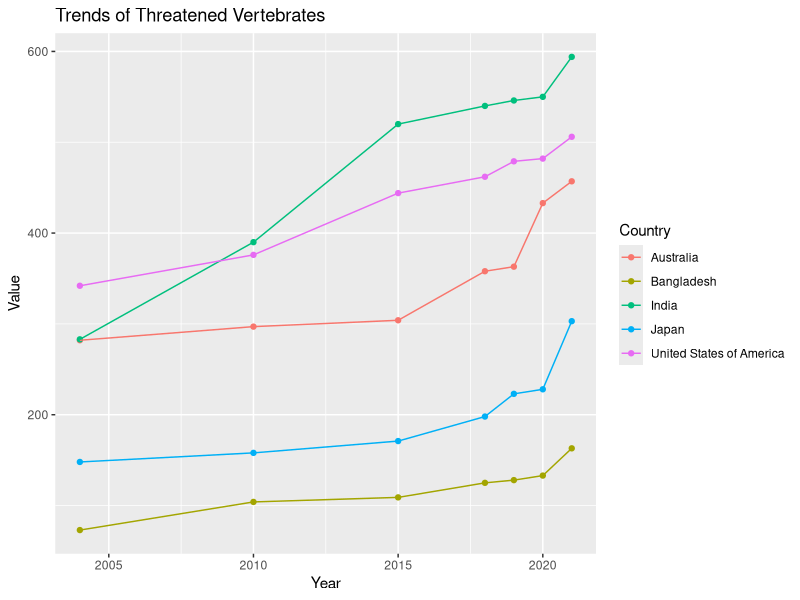
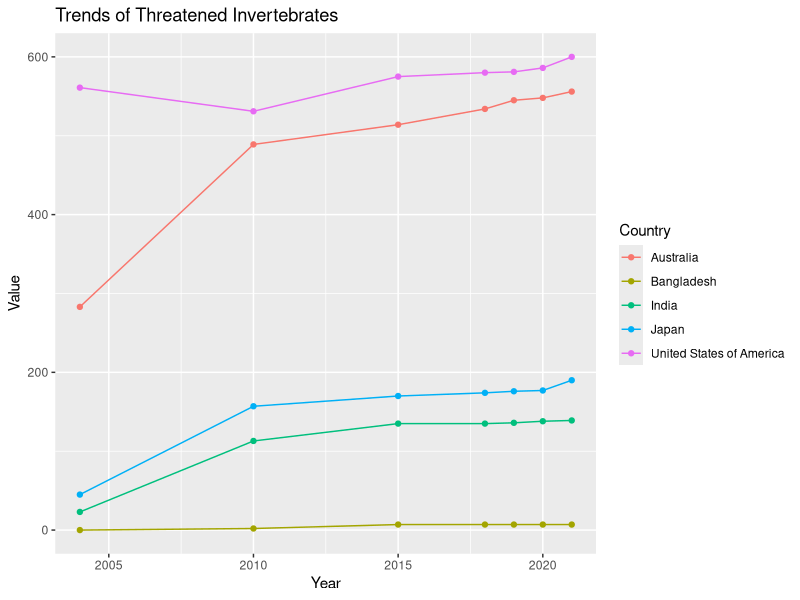
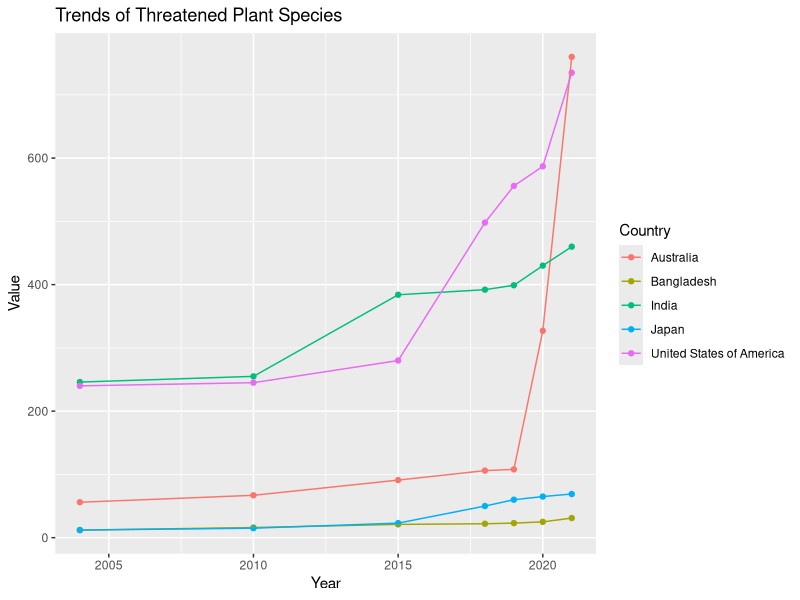
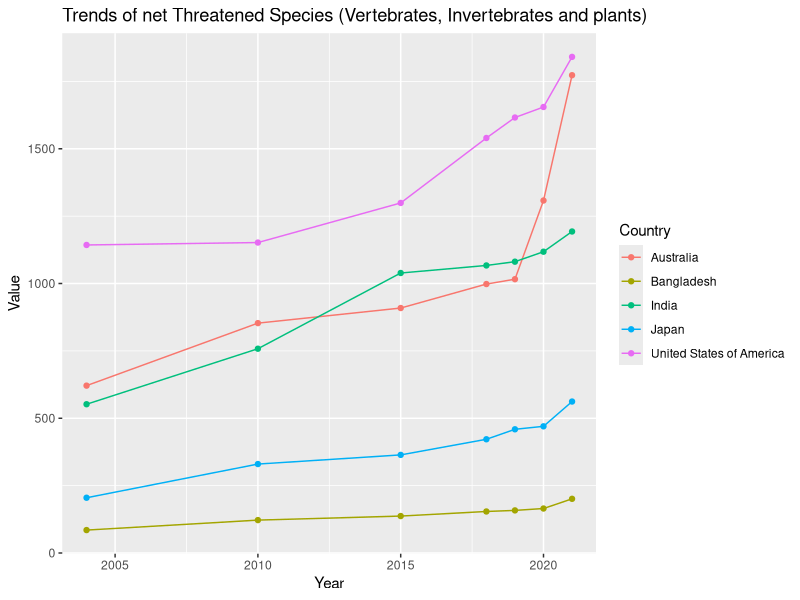
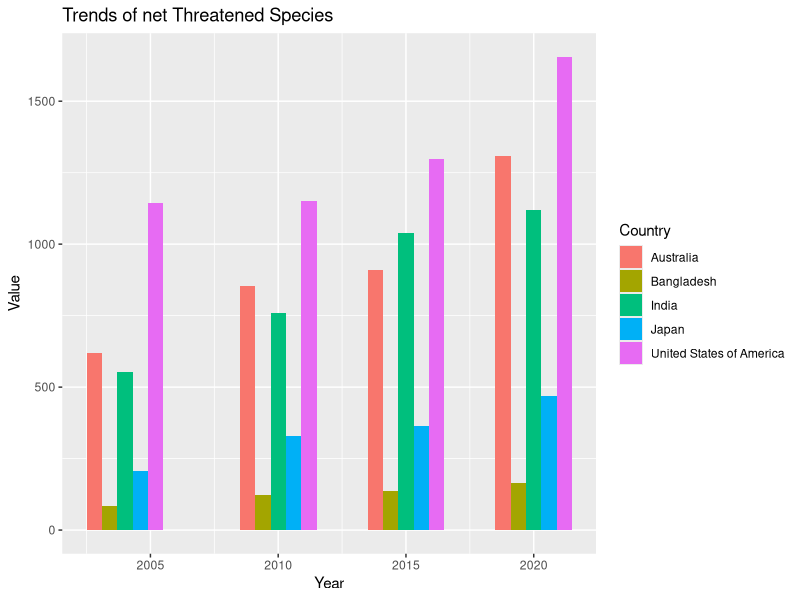

Write the R code that produced these figures, in order.
## ---- chunk 1
library(readr)
threatened_species <- read_csv("SYB64_313_202110_Threatened Species.csv")
View(threatened_species)

## ---- chunk 2
summary(threatened_species)    #For checking the number of columns and datatypes

## ---- chunk 3
species = data.frame(
  RN = threatened_species$T23, Country = threatened_species$`Threatened species`, Year = strtoi(threatened_species$...3), Type = threatened_species$...4, Value = strtoi(threatened_species$...5)
) 
species = species[2:6921,]   #the first row had miscellaneous values

species[species == "Threatened Species: Vertebrates (number)"] = "Vertebrates"
species[species == "Threatened Species: Invertebrates (number)"] = "Invertebrates"
species[species == "Threatened Species: Plants (number)"] = "Plants"
species[species == "Threatened Species: Total (number)"] = "Total"   #Renaming the long columns
View(species)
summary(species)
## ---- chunk 4
table(threatened_species$...7)
## ---- chunk 5
table(species$Year)
## ---- chunk 6
table(species$Type)
## ---- chunk 7
head(table(species$Country))

## ---- chunk 8
df_Vertebrates = species[(species$Country == "India" | species$Country == "Japan"| species$Country == "Australia"| species$Country == "United States of America"| species$Country == "Bangladesh") & species$Type == "Vertebrates",]

df_invertebrates = species[(species$Country == "India" | species$Country == "Japan"| species$Country == "Australia"| species$Country == "United States of America"| species$Country == "Bangladesh") & species$Type == "Invertebrates",]

df_plants = species[(species$Country == "India" | species$Country == "Japan"| species$Country == "Australia"| species$Country == "United States of America"| species$Country == "Bangladesh") & species$Type == "Plants",]

df_Total = species[(species$Country == "India" | species$Country == "Japan"| species$Country == "Australia"| species$Country == "United States of America"| species$Country == "Bangladesh") & species$Type == "Total",]

#to fill NA Values in the total threatened species dataframe

for(x in which(is.na(df_Total$Value))){
  df_Total$Value[x] = df_Vertebrates[(df_Vertebrates$Country == df_Total$Country[x] & df_Vertebrates$Year == df_Total$Year[x]),5] + df_invertebrates[(df_invertebrates$Country == df_Total$Country[x] & df_invertebrates$Year == df_Total$Year[x]),5] +df_plants[(df_plants$Country == df_Total$Country[x] & df_plants$Year == df_Total$Year[x]),5]
  }


View(df_Total)

## ---- chunk 9
library("ggplot2")

plot_vertebrates = ggplot(df_Vertebrates,aes(x = Year, y = Value, color = Country))

plot_vertebrates + geom_point() +geom_line() + ggtitle("Trends of Threatened Vertebrates")

## ---- chunk 10
plot_invertebrates = ggplot(df_invertebrates,aes(x = Year, y = Value, color = Country))

plot_invertebrates + geom_point() +geom_line() + ggtitle("Trends of Threatened Invertebrates")
## ---- chunk 11
plot_plants = ggplot(df_plants,aes(x = Year, y = Value, color = Country))

plot_plants + geom_point() +geom_line() + ggtitle("Trends of Threatened Plant Species")
## ---- chunk 12
plot_total = ggplot(df_Total,aes(x = Year, y = Value, color = Country))

plot_total + geom_point() +geom_line() + ggtitle("Trends of net Threatened Species (Vertebrates, Invertebrates and plants)")



## ---- chunk 13
sample1= df_Total[df_Total$Year == 2004 |df_Total$Year == 2010 |df_Total$Year == 2015 |df_Total$Year == 2020,]


bp1 = ggplot(sample1, aes(x = Year, y = Value, fill = Country)) + geom_bar(width = 3, stat = "identity", position = position_dodge()) +ggtitle("Trends of net Threatened Species")

bp1

